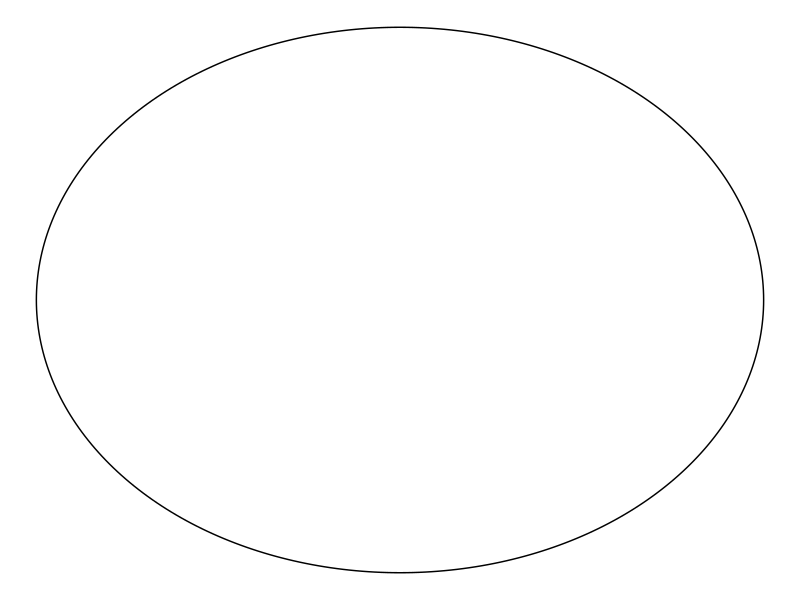
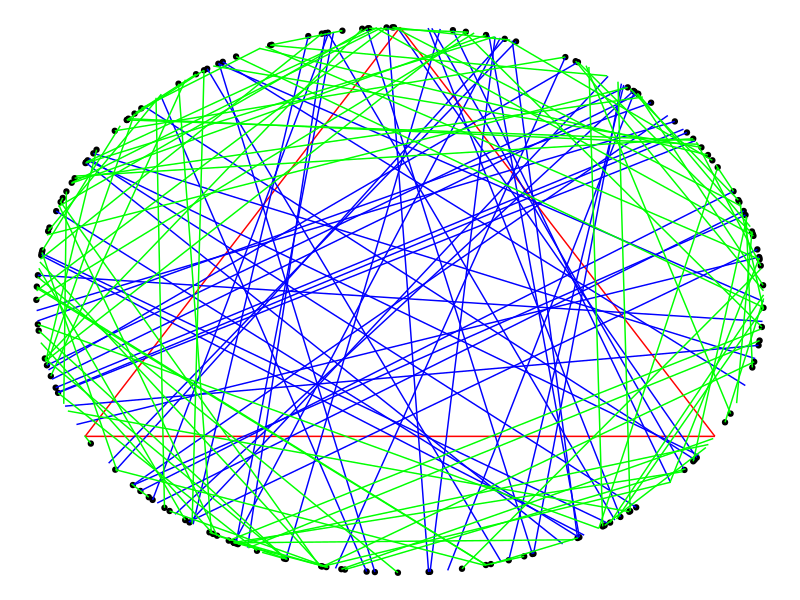
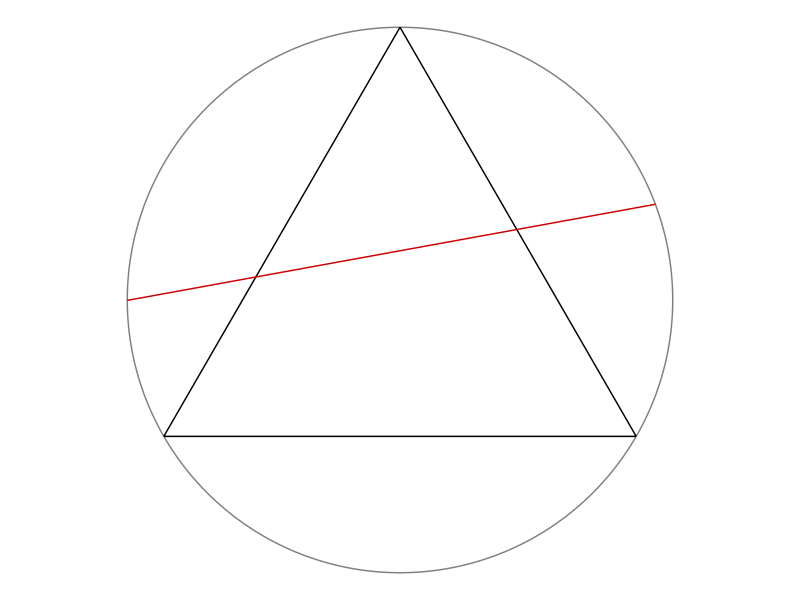

Recreate these plots in R, in order.
# Instruction to students: You may clear the code in this file and replace it
# with your own.

library(tidyverse)
library(ggforce)
theme_set(theme_void())

# Draw a random chord in a unit circle centred at origin -----------------------

# Coordinates of equilateral triangle
eqtri_df <- tibble(
  x    = c(0, sqrt(3) / 2, -sqrt(3) / 2),
  y    = c(1, -0.5, -0.5),
  xend = c(sqrt(3) / 2, -sqrt(3) / 2, 0),
  yend = c(-0.5, -0.5, 1)
)

# Coordinates of random chord
rdmchr_df <- tibble(
  x    = 0.93636368,
  y    = 0.35103142,
  xend = -0.9999991,
  yend = -0.001326758
)

# Plot
p <- ggplot() +
  ggforce::geom_circle(aes(x0 = 0, y0 = 0, r = 1), col = "gray50") +
  geom_segment(data = eqtri_df, aes(x = x, y = y, xend = xend, yend = yend)) +
  geom_segment(data = rdmchr_df, aes(x = x, y = y, xend = xend, yend = yend),
               col = "red3") +
  coord_equal()

ggsave(p, file = "plot.png", height = 5, width = 7)

# Plot a circle
library(ggplot2)
library(ggforce)

data_circle <- data.frame(x0 = 0,
                          y0 = 0,
                          r = 1)

ggplot(data = data_circle, aes(x = x0, y = y0)) + 
  geom_circle(data = data_circle, aes(x0 = x0, y0 = y0, r=r))

# METHOD A (Random Endpoints) --------------------------------------------------
library(tidyverse)
library(ggforce)
library(ggplot2)
library(dplyr)

n <- 150 #number of chords - can change this

theta_1 <- runif(n, 0, 2*pi)
endpoint_1 <- tibble(
  x0 = cos(theta_1),
  y0 = sin(theta_1))

theta_2 <- runif(n, 0, 2*pi)
endpoint_2 <- tibble(
  x1 = cos(theta_2),
  y1 = sin(theta_2))

circle <- bind_cols(endpoint_1, endpoint_2)

eqtri_df <- tibble(
  x    = c(0, sqrt(3) / 2, -sqrt(3) / 2),
  y    = c(1, -0.5, -0.5),
  xend = c(sqrt(3) / 2, -sqrt(3) / 2, 0),
  yend = c(-0.5, -0.5, 1))

# Plot
#ggplot(data = circle, mapping = aes(x = x0, y = y0)) +
 # geom_point() + 
  #geom_segment(data = eqtri_df, aes(x = x, y = y, xend = xend, yend = yend), color = "red") 

  #+ geom_segment(data = circle, aes(x0 = x0, y0 = y0, x1= x1, y1 = y1)) +
  #coord_equal()

circle_new <- mutate(.data = circle, l = sqrt((x1 - x0)^2 + (y1 - y0)^2)) # add new column l

eqtri_df_new <- mutate(.data = eqtri_df, s = sqrt((xend - x)^2 + (yend - y)^2)) # add new column s

final_eqtri_df_new <- slice(.data = eqtri_df_new, 1) # only need 1 row as reference

s <- last_col_eqtri_df_new <- final_eqtri_df_new$s

final_table <- bind_cols(circle_new, s)
colnames(final_table)[6]  <- "s"

compare <- select(.data = final_table, l, s)
result <- filter(.data = compare, l > s)
longer <- filter(.data = final_table, l > s)
shorter <- filter(.data = final_table, l < s)
print(result)
chords_longer <- print(nrow(result))

ggplot(data = circle, mapping = aes(x = x0, y = y0)) +
  geom_point() + 
  geom_segment(data = eqtri_df, aes(x = x, y = y, xend = xend, yend = yend), col = "red") +
  geom_segment(data = longer , aes(x = x0, y = y0, xend = x1, yend = y1), col = "blue") + 
  geom_segment(data = shorter , aes(x = x0, y = y0, xend = x1, yend = y1), col = "green") 

# Using Principle of Indifference
prob = chords_longer/n
print(prob)

# 1. Select the random endpoints directly from the dataframe
circle[1:2,]

# 2. Transform tibble to matrix
make_matrix <- function(df,rownames = NULL){
  my_matrix <-  as.matrix(df)
  if(!is.null(rownames))
    rownames(my_matrix) = rownames
  my_matrix
}

make_matrix(circle, rownames = NULL)



# METHOD B (Random Radial Points) ----------------------------------------------



# METHOD C (Random Midpoints) --------------------------------------------------
